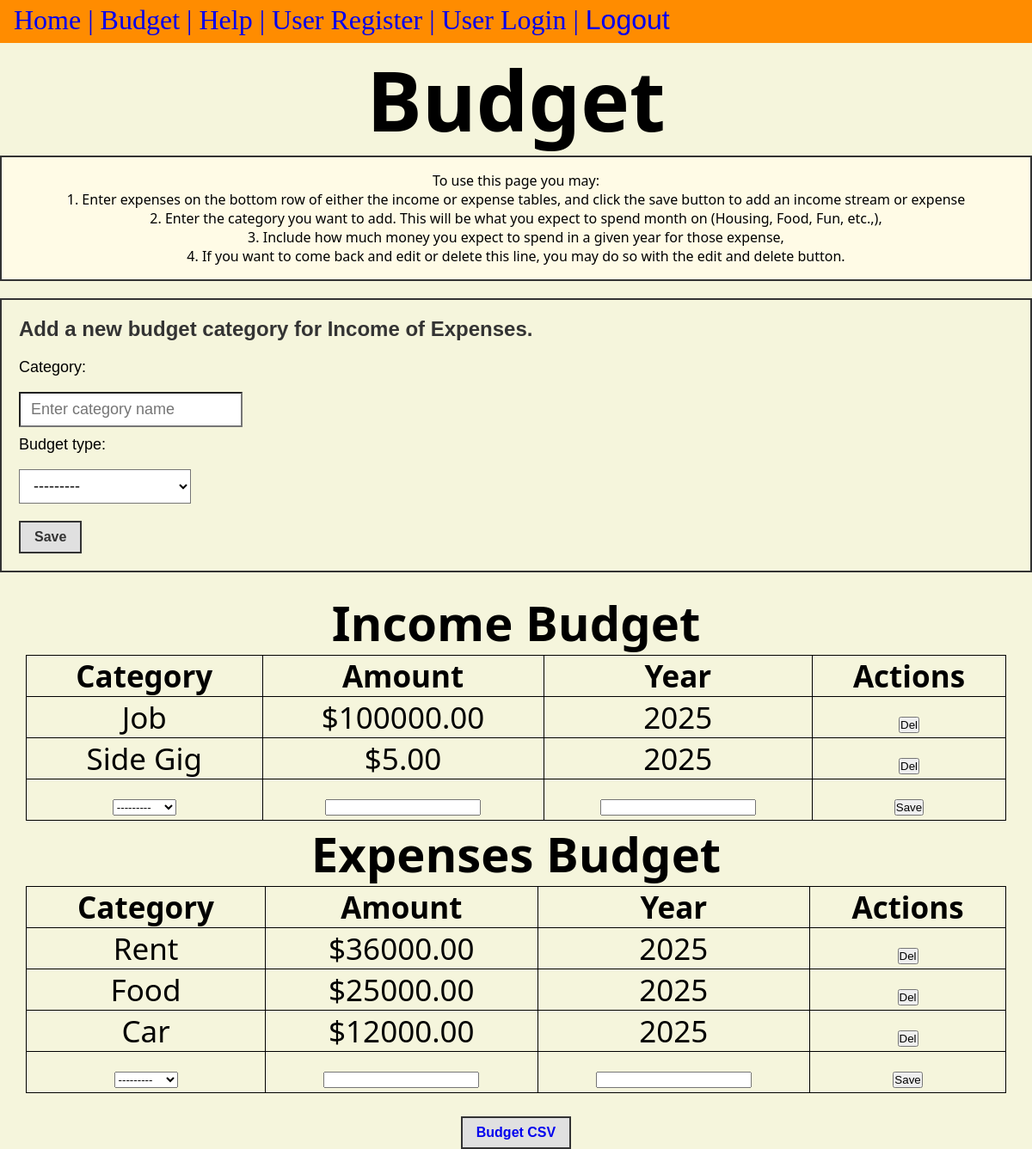
The page /budget/ on the database its author committed.
### budget/models.py (models this page shows, shortened)
class MonthlyBudget(models.Model):
    category = models.ForeignKey(BudgetCategory, on_delete=models.CASCADE)
    year = models.IntegerField()
    month = models.IntegerField(default=1, choices=[(i, i) for i in range(1, 13)])
    amount = models.DecimalField(decimal_places=2, max_digits=8)
    last_updated = models.DateField(auto_now=True)

class BudgetCategory(models.Model):
    user = models.ForeignKey(User, on_delete=models.CASCADE)
    category = models.CharField(max_length=100)
    budget_type = models.CharField(max_length=10,
                                   choices=BudgetChoices.choices)
    created_at = models.DateTimeField(auto_now_add=True)
    is_active = models.BooleanField(default=True)
    def __str__(self):
        return self.category
    class Meta:
        unique_together = ['user', 'category']

### budget/views.py (the view, shortened to what this page needs)
# urls.py: path('', views.budget_page, name='budget'),
def budget_page(request):
    context = {}
    income_budgets = MonthlyBudget.objects.filter(category__budget_type="Income")
    context['income_budget'] = income_budgets
    expense_budgets = MonthlyBudget.objects.filter(category__budget_type="Expense")
    context['expense_budget'] = expense_budgets
    monthly_budget_form = MonthlyBudgetForm()
    context['monthly_budget_form'] = monthly_budget_form
    budget_cat_form = BudgetCategoryForm()
    context['budget_cat_form'] = budget_cat_form
    return render(request, 'budget/budget.html', context)

### budget/forms.py (shortened to what this page needs)
class MonthlyBudgetForm(forms.ModelForm):
    class Meta:
        model = MonthlyBudget
        fields = ['category', 'amount', 'year']

class BudgetCategoryForm(forms.ModelForm):
    def __init__(self, *args, user=None, **kwargs):
        super().__init__(*args, **kwargs)
        self.user = user
    class Meta:
        model = BudgetCategory
        fields = ['category', 'budget_type']
        widgets = {
            'category': forms.TextInput(attrs={
                'class': 'form-control',
                'placeholder': 'Enter category name'
            }),
            'budget_type': forms.Select(attrs={
                'class': 'form-control'
            })
        }

### budget/templates/budget/budget.html (shortened to what this page needs)
{% extends 'layout.html' %}
{% block content %}
    <h1>Budget</h1>
        <section class="instructions">
            <p>To use this page you may:</p>
            <p>   1. Enter expenses on the bottom row of either the income or expense tables, and click the save button to add an income stream or expense </p>
            <p>   2. Enter the category you want to add. This will be what you expect to spend month on (Housing, Food, Fun, etc.,),</p>
            <p>   3. Include how much money you expect to spend in a given year for those expense,</p>
            <p>   4. If you want to come back and edit or delete this line, you may do so with the edit and delete button.</p>
        </section>
        <section class="new-cat">
        <h5>Add a new budget category for Income of Expenses.</h5>
        <form method="post">
            {{ budget_cat_form }}
            <button name="new-cat-save">Save</button>
        </form>
        </section>
        <section class="expenses">
            <h3>Income Budget</h3>
            <div class="budget-income-table">
                <form method="post" action="{% url 'budget:budget' %}">
                <table>
                    <thead>
                        <tr>
                            <th>Category</th>
                            <th>Amount</th>
                            <th>Year</th>
                            <th>Actions</th>
                        </tr>
                    </thead>
                    <tbody>
                        {% for budget in income_budget %}
                        <tr>
                            {% if monthly_budget_form.instance.id == budget.id %}
                            {% include 'budget/save_budget.html' %}
                            {% else %}
                            <td>{{budget.category}}</td>
                            <td>${{budget.amount}}</td>
                            <td>{{budget.year}}</td>
                            <th>
                            <button formnovalidate name="delete" value="{{ budget.id}}" title="Deleting this value will remove it from the database. Before proceeding becuase that you no longer need this value.">Del</button></td>
                            {% endif %}
                        </tr>
                        {% endfor %}
                        {% if not monthly_budget_form.instance.id %}
                        <tr>
                            {% include 'budget/save_budget.html' %}
                        </tr>
                        {% endif %}
                    </tbody>
                </table>
                </form>
            </div>
        </section>
                <section class="expenses">
            <h3>Expenses Budget</h3>
            <div class="budget-income-table">
                <form method="post" action="{% url 'budget:budget' %}">
                <table>
                    <thead>
                        <tr>
                            <th>Category</th>
                            <th>Amount</th>
                            <th>Year</th>
                            <th>Actions</th>
                        </tr>
                    </thead>
                    <tbody>
                        {% for budget in expense_budget %}
                        <tr>
                            <td>{{budget.category}}</td>
                            <td>${{budget.amount}}</td>
                            <td>{{budget.year}}</td>
                            <th>
                            <button formnovalidate name="delete" value="{{ budget.id}}" title="Deleting this value will remove it from the database. Before proceeding becuase that you no longer need this value.">Del</button></td>
                        </tr>
                        {% endfor %}
                        <tr>
                            {% include 'budget/save_budget.html' %}
                        </tr>
                    </tbody>
                </table>
                </form>
            </div>
<button class="csv-button"><a href="{% url 'budget:budget_csv' %}">Budget CSV</a></button>
{% endblock %}

### templates/layout.html (shortened to what this page needs)
<!DOCTYPE html>
{% load static %}
<html lang="en">
<head>
    <link rel="stylesheet" href="{% static 'css/style.css' %}">
</head>
<body>
    <nav>
        <a href="/">Home | </a>
        <a href="/budget">Budget | </a>
        <a href="/help">Help | </a>
        <a href="{% url 'users:register' %}">User Register | </a>
        <a href="{% url 'users:login' %}">User Login | </a>
        <form class="logout" action="{%  url 'users:logout' %}" method="POST">
            <button class="logout-button" aria-label="User Logout" title="User Logout">
                Logout
            </button>
        </form>
    </nav>
    <main>
        {% block content %}
        {% endblock %}
    </main>
</body>
</html>

### budget/templates/budget/save_budget.html (shortened to what this page needs)
<td>{{ monthly_budget_form.category }}</td>
<td>{{ monthly_budget_form.amount }}</td>
<td>{{ monthly_budget_form.year }}</td>
<td>
    <button type="submit" name="save">Save</button>
</td>

### static/css/style.css (style rules this page uses)
* { margin: 0; padding: 0; box-sizing: border-box; }
nav { padding: 1rem; background-color: darkorange; color: black; font-size: 2rem; height: 50px; padding-top: 5px; padding-bottom: 5px; }
main { flex-grow: 1; place-content: center; font-family: 'Segoe UI', Tahoma, Geneva, Verdana, sans-serif; }
body { min-height: 100vh; content: center; font-size: 3rem; background-color: beige; color: black; }
h1, p { text-align: center; }
p { font-size: 1rem; }
a { text-decoration: none; color: #0000EE; }
.logout { display: inline-block; }
.logout-button { font-size: 2rem; background-color: rgb(0, 0, 0, 0); border: none; color: #0000EE; }
table { display: table; border-spacing: 2px; box-sizing: border-box; text-align: center; border-collapse: collapse; width: 95%; margin: 0 auto; }
tr { border-bottom: 1px solid; font-size: 35px; }
th, td { border: 1px solid; }
.expenses { text-align: center; }
.instructions { border: 2px solid #333; padding: 1rem; width: 100%; text-align: left; box-sizing: border-box; background-color: #fffbe6; }
.new-cat { background-color: #f5f5dc; border: 2px solid #333; padding: 20px; margin: 20px 0; font-family: Arial, sans-serif; }
section.new-cat { background-color: #f5f5dc !important; border: 2px solid #333 !important; padding: 20px !important; margin: 20px 0 !important; font-family: Arial, sans-serif !important; }
.new-cat h5 { font-size: 24px; font-weight: bold; color: #333; margin: 0 0 20px 0; padding: 0; }
.new-cat form { display: flex; flex-direction: column; gap: 10px; }
.new-cat label { font-size: 18px; display: block; }
.new-cat input[type="text"], .new-cat select { padding: 8px 12px; font-size: 18px; background-color: white; min-width: 200px; box-sizing: border-box; }
.new-cat button { background-color: #e0e0e0; border: 2px solid #333; padding: 8px 16px; font-size: 16px; font-weight: bold; color: #333; cursor: pointer; align-self: flex-start; margin-top: 10px; }
.csv-button { background-color: #e0e0e0; border: 2px solid #333; padding: 8px 16px; font-size: 16px; font-weight: bold; color: #333; cursor: pointer; align-self: flex-start; margin-top: 10px; }

### rows shown on the page
MonthlyBudget: category "Job", amount "100000.00", year "2025", {{ budget.id }} 8 (drawn)
MonthlyBudget: category "Side Gig", amount "5.00", year "2025", {{ budget.id }} 18 (drawn)
BudgetCategory: category "--------- ---------"
MonthlyBudget: category "Rent", amount "36000.00", year "2025", {{ budget.id }} 9 (drawn)
MonthlyBudget: category "Food", amount "25000.00", year "2025", {{ budget.id }} 6 (drawn)
MonthlyBudget: category "Car", amount "12000.00", year "2025", {{ budget.id }} 16 (drawn)
